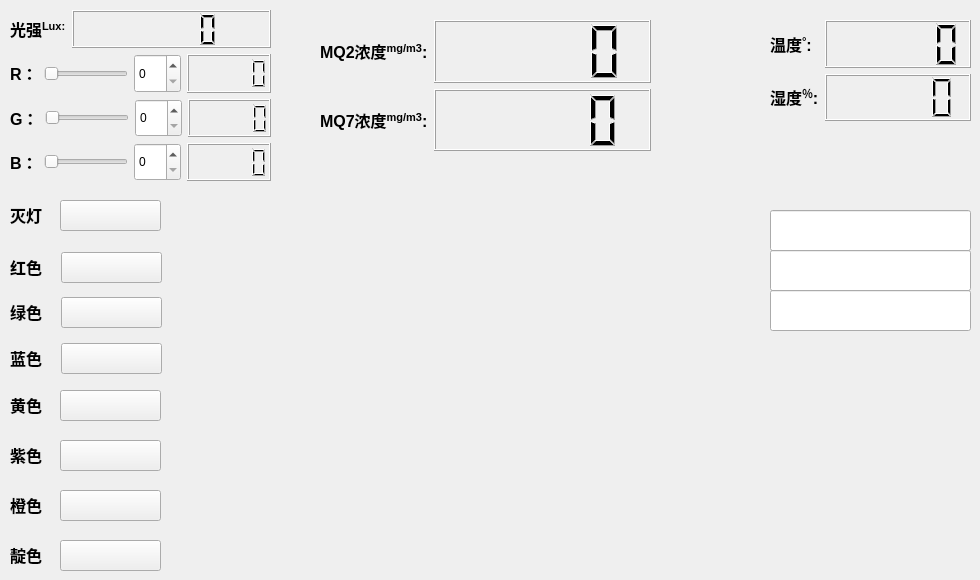
    <widget class="QWidget" name="MainWidget">
     <widget class="QPushButton" name="TurnOff_pushButton">
      <property name="enabled">
       <bool>true</bool>
      </property>
      <property name="geometry">
       <rect>
        <x>60</x>
        <y>200</y>
        <width>101</width>
        <height>31</height>
       </rect>
      </property>
      <property name="palette">
       <palette>
        <active/>
        <inactive/>
        <disabled/>
       </palette>
      </property>
      <property name="acceptDrops">
       <bool>false</bool>
      </property>
      <property name="autoFillBackground">
       <bool>false</bool>
      </property>
      <property name="text">
       <string/>
      </property>
      <property name="autoDefault">
       <bool>false</bool>
      </property>
      <property name="flat">
       <bool>false</bool>
      </property>
     </widget>
     <widget class="QLabel" name="label_10">
      <property name="geometry">
       <rect>
        <x>10</x>
        <y>200</y>
        <width>51</width>
        <height>31</height>
       </rect>
      </property>
      <property name="text">
       <string>&lt;html&gt;&lt;head/&gt;&lt;body&gt;&lt;p&gt;&lt;span style=&quot; font-size:12pt; font-weight:600;&quot;&gt;灭灯&lt;/span&gt;&lt;/p&gt;&lt;/body&gt;&lt;/html&gt;</string>
      </property>
     </widget>
     <widget class="QPushButton" name="Yellow_pushButton">
      <property name="enabled">
       <bool>true</bool>
      </property>
      <property name="geometry">
       <rect>
        <x>60</x>
        <y>390</y>
        <width>101</width>
        <height>31</height>
       </rect>
      </property>
      <property name="palette">
       <palette>
        <active/>
        <inactive/>
        <disabled/>
       </palette>
      </property>
      <property name="acceptDrops">
       <bool>false</bool>
      </property>
      <property name="autoFillBackground">
       <bool>false</bool>
      </property>
      <property name="styleSheet">
       <string notr="true">border-image: url(:/new/prefix1/images/color/Yellow.png);</string>
      </property>
      <property name="text">
       <string/>
      </property>
      <property name="autoDefault">
       <bool>false</bool>
      </property>
      <property name="flat">
       <bool>false</bool>
      </property>
     </widget>
     <widget class="QLabel" name="label_11">
      <property name="geometry">
       <rect>
        <x>10</x>
        <y>390</y>
        <width>51</width>
        <height>31</height>
       </rect>
      </property>
      <property name="text">
       <string>&lt;html&gt;&lt;head/&gt;&lt;body&gt;&lt;p&gt;&lt;span style=&quot; font-size:12pt; font-weight:600;&quot;&gt;黄色&lt;/span&gt;&lt;/p&gt;&lt;/body&gt;&lt;/html&gt;</string>
      </property>
     </widget>
     <widget class="QPushButton" name="Purple_pushButton">
      <property name="enabled">
       <bool>true</bool>
      </property>
      <property name="geometry">
       <rect>
        <x>60</x>
        <y>440</y>
        <width>101</width>
        <height>31</height>
       </rect>
      </property>
      <property name="palette">
       <palette>
        <active/>
        <inactive/>
        <disabled/>
       </palette>
      </property>
      <property name="acceptDrops">
       <bool>false</bool>
      </property>
      <property name="autoFillBackground">
       <bool>false</bool>
      </property>
      <property name="styleSheet">
       <string notr="true">
border-image: url(:/new/prefix1/images/color/Purple.png);
</string>
      </property>
      <property name="text">
       <string/>
      </property>
      <property name="autoDefault">
       <bool>false</bool>
      </property>
      <property name="flat">
       <bool>false</bool>
      </property>
     </widget>
     <widget class="QLabel" name="label_12">
      <property name="geometry">
       <rect>
        <x>10</x>
        <y>440</y>
        <width>51</width>
        <height>31</height>
       </rect>
      </property>
      <property name="text">
       <string>&lt;html&gt;&lt;head/&gt;&lt;body&gt;&lt;p&gt;&lt;span style=&quot; font-size:12pt; font-weight:600;&quot;&gt;紫色&lt;/span&gt;&lt;/p&gt;&lt;/body&gt;&lt;/html&gt;</string>
      </property>
     </widget>
     <widget class="QPushButton" name="Orange_pushButton">
      <property name="enabled">
       <bool>true</bool>
      </property>
      <property name="geometry">
       <rect>
        <x>60</x>
        <y>490</y>
        <width>101</width>
        <height>31</height>
       </rect>
      </property>
      <property name="palette">
       <palette>
        <active/>
        <inactive/>
        <disabled/>
       </palette>
      </property>
      <property name="acceptDrops">
       <bool>false</bool>
      </property>
      <property name="autoFillBackground">
       <bool>false</bool>
      </property>
      <property name="styleSheet">
       <string notr="true">border-image: url(:/new/prefix1/images/color/Orange.png);</string>
      </property>
      <property name="text">
       <string/>
      </property>
      <property name="autoDefault">
       <bool>false</bool>
      </property>
      <property name="flat">
       <bool>false</bool>
      </property>
     </widget>
     <widget class="QLabel" name="label_13">
      <property name="geometry">
       <rect>
        <x>10</x>
        <y>490</y>
        <width>51</width>
        <height>31</height>
       </rect>
      </property>
      <property name="text">
       <string>&lt;html&gt;&lt;head/&gt;&lt;body&gt;&lt;p&gt;&lt;span style=&quot; font-size:12pt; font-weight:600;&quot;&gt;橙色&lt;/span&gt;&lt;/p&gt;&lt;/body&gt;&lt;/html&gt;</string>
      </property>
     </widget>
     <widget class="QPushButton" name="Cyan_pushButton">
      <property name="enabled">
       <bool>true</bool>
      </property>
      <property name="geometry">
       <rect>
        <x>60</x>
        <y>540</y>
        <width>101</width>
        <height>31</height>
       </rect>
      </property>
      <property name="palette">
       <palette>
        <active/>
        <inactive/>
        <disabled/>
       </palette>
      </property>
      <property name="acceptDrops">
       <bool>false</bool>
      </property>
      <property name="autoFillBackground">
       <bool>false</bool>
      </property>
      <property name="styleSheet">
       <string notr="true">border-image: url(:/new/prefix1/images/color/Cyan.png);</string>
      </property>
      <property name="text">
       <string/>
      </property>
      <property name="autoDefault">
       <bool>false</bool>
      </property>
      <property name="flat">
       <bool>false</bool>
      </property>
     </widget>
     <widget class="QLabel" name="label_14">
      <property name="geometry">
       <rect>
        <x>10</x>
        <y>540</y>
        <width>51</width>
        <height>31</height>
       </rect>
      </property>
      <property name="text">
       <string>&lt;html&gt;&lt;head/&gt;&lt;body&gt;&lt;p&gt;&lt;span style=&quot; font-size:12pt; font-weight:600;&quot;&gt;靛色&lt;/span&gt;&lt;/p&gt;&lt;/body&gt;&lt;/html&gt;</string>
      </property>
     </widget>
     <widget class="QWidget" name="layoutWidget">
      <property name="geometry">
       <rect>
        <x>10</x>
        <y>10</y>
        <width>261</width>
        <height>171</height>
       </rect>
      </property>
      <layout class="QGridLayout" name="gridLayout">
       <item row="0" column="0">
        <layout class="QHBoxLayout" name="horizontalLayout_6">
         <item>
          <widget class="QLabel" name="Lux_Label">
           <property name="sizePolicy">
            <sizepolicy hsizetype="Maximum" vsizetype="Preferred">
             <horstretch>0</horstretch>
             <verstretch>0</verstretch>
            </sizepolicy>
           </property>
           <property name="font">
            <font>
             <family>MS UI Gothic</family>
             <underline>false</underline>
            </font>
           </property>
           <property name="text">
            <string>&lt;html&gt;&lt;head/&gt;&lt;body&gt;&lt;p&gt;&lt;span style=&quot; font-size:12pt; font-weight:600;&quot;&gt;光强&lt;/span&gt;&lt;span style=&quot; font-size:12pt; font-weight:600; vertical-align:super;&quot;&gt;Lux:&lt;/span&gt;&lt;/p&gt;&lt;/body&gt;&lt;/html&gt;</string>
           </property>
          </widget>
         </item>
         <item>
          <widget class="QLCDNumber" name="Lux_lcdNumber">
           <property name="sizePolicy">
            <sizepolicy hsizetype="MinimumExpanding" vsizetype="Minimum">
             <horstretch>0</horstretch>
             <verstretch>0</verstretch>
            </sizepolicy>
           </property>
          </widget>
         </item>
        </layout>
       </item>
       <item row="1" column="0">
        <layout class="QHBoxLayout" name="horizontalLayout_7">
         <item>
          <widget class="QLabel" name="Red_Label">
           <property name="font">
            <font>
             <family>MS UI Gothic</family>
             <underline>false</underline>
            </font>
           </property>
           <property name="layoutDirection">
            <enum>Qt::LeftToRight</enum>
           </property>
           <property name="autoFillBackground">
            <bool>false</bool>
           </property>
           <property name="text">
            <string>&lt;html&gt;&lt;head/&gt;&lt;body&gt;&lt;p&gt;&lt;span style=&quot; font-size:12pt; font-weight:600;&quot;&gt;R：&lt;/span&gt;&lt;/p&gt;&lt;/body&gt;&lt;/html&gt;</string>
           </property>
           <property name="margin">
            <number>0</number>
           </property>
           <property name="indent">
            <number>0</number>
           </property>
          </widget>
         </item>
         <item>
          <widget class="QSlider" name="Red_horizontalSlider">
           <property name="sizePolicy">
            <sizepolicy hsizetype="Expanding" vsizetype="Maximum">
             <horstretch>0</horstretch>
             <verstretch>0</verstretch>
            </sizepolicy>
           </property>
           <property name="maximum">
            <number>255</number>
           </property>
           <property name="value">
            <number>0</number>
           </property>
           <property name="tracking">
            <bool>true</bool>
           </property>
           <property name="orientation">
            <enum>Qt::Horizontal</enum>
           </property>
           <property name="tickPosition">
            <enum>QSlider::NoTicks</enum>
           </property>
          </widget>
         </item>
         <item>
          <widget class="QSpinBox" name="Red_spinBox">
           <property name="sizePolicy">
            <sizepolicy hsizetype="Minimum" vsizetype="Minimum">
             <horstretch>0</horstretch>
             <verstretch>0</verstretch>
            </sizepolicy>
           </property>
           <property name="maximum">
            <number>255</number>
           </property>
          </widget>
         </item>
         <item>
          <widget class="QLCDNumber" name="Red_lcdNumber">
           <property name="sizePolicy">
            <sizepolicy hsizetype="MinimumExpanding" vsizetype="Preferred">
             <horstretch>0</horstretch>
             <verstretch>0</verstretch>
            </sizepolicy>
           </property>
          </widget>
         </item>
        </layout>
       </item>
       <item row="2" column="0">
        <layout class="QHBoxLayout" name="horizontalLayout_8">
         <item>
          <widget class="QLabel" name="Green_Label">
           <property name="font">
            <font>
             <family>MS UI Gothic</family>
             <underline>false</underline>
            </font>
           </property>
           <property name="text">
            <string>&lt;html&gt;&lt;head/&gt;&lt;body&gt;&lt;p&gt;&lt;span style=&quot; font-size:12pt; font-weight:600;&quot;&gt;G：&lt;/span&gt;&lt;/p&gt;&lt;/body&gt;&lt;/html&gt;</string>
           </property>
           <property name="indent">
            <number>0</number>
           </property>
          </widget>
         </item>
         <item>
          <widget class="QSlider" name="Green_horizontalSlider">
           <property name="sizePolicy">
            <sizepolicy hsizetype="Expanding" vsizetype="Fixed">
             <horstretch>0</horstretch>
             <verstretch>0</verstretch>
            </sizepolicy>
           </property>
           <property name="maximum">
            <number>255</number>
           </property>
           <property name="orientation">
            <enum>Qt::Horizontal</enum>
           </property>
           <property name="tickPosition">
            <enum>QSlider::NoTicks</enum>
           </property>
          </widget>
         </item>
         <item>
          <widget class="QSpinBox" name="Green_spinBox">
           <property name="sizePolicy">
            <sizepolicy hsizetype="Minimum" vsizetype="Minimum">
             <horstretch>0</horstretch>
             <verstretch>0</verstretch>
            </sizepolicy>
           </property>
           <property name="minimumSize">
            <size>
             <width>0</width>
             <height>0</height>
            </size>
           </property>
           <property name="maximum">
            <number>255</number>
           </property>
          </widget>
         </item>
         <item>
          <widget class="QLCDNumber" name="Green_lcdNumber">
           <property name="sizePolicy">
            <sizepolicy hsizetype="MinimumExpanding" vsizetype="Minimum">
             <horstretch>0</horstretch>
             <verstretch>0</verstretch>
            </sizepolicy>
           </property>
          </widget>
         </item>
        </layout>
       </item>
       <item row="3" column="0">
        <layout class="QHBoxLayout" name="horizontalLayout_9">
         <item>
          <widget class="QLabel" name="Blue_Label">
           <property name="font">
            <font>
             <family>MS UI Gothic</family>
             <underline>false</underline>
            </font>
           </property>
           <property name="text">
            <string>&lt;html&gt;&lt;head/&gt;&lt;body&gt;&lt;p&gt;&lt;span style=&quot; font-size:12pt; font-weight:600;&quot;&gt;B：&lt;/span&gt;&lt;/p&gt;&lt;/body&gt;&lt;/html&gt;</string>
           </property>
           <property name="indent">
            <number>0</number>
           </property>
          </widget>
         </item>
         <item>
          <widget class="QSlider" name="Blue_horizontalSlider">
           <property name="sizePolicy">
            <sizepolicy hsizetype="Expanding" vsizetype="Fixed">
             <horstretch>0</horstretch>
             <verstretch>0</verstretch>
            </sizepolicy>
           </property>
           <property name="maximum">
            <number>255</number>
           </property>
           <property name="orientation">
            <enum>Qt::Horizontal</enum>
           </property>
           <property name="tickPosition">
            <enum>QSlider::NoTicks</enum>
           </property>
          </widget>
         </item>
         <item>
          <widget class="QSpinBox" name="Blue_spinBox">
           <property name="sizePolicy">
            <sizepolicy hsizetype="Minimum" vsizetype="Preferred">
             <horstretch>0</horstretch>
             <verstretch>0</verstretch>
            </sizepolicy>
           </property>
           <property name="maximum">
            <number>255</number>
           </property>
          </widget>
         </item>
         <item>
          <widget class="QLCDNumber" name="Blue_lcdNumber">
           <property name="sizePolicy">
            <sizepolicy hsizetype="MinimumExpanding" vsizetype="Minimum">
             <horstretch>0</horstretch>
             <verstretch>0</verstretch>
            </sizepolicy>
           </property>
          </widget>
         </item>
        </layout>
       </item>
      </layout>
     </widget>
     <widget class="QLineEdit" name="Human_lineEdit">
      <property name="geometry">
       <rect>
        <x>770</x>
        <y>210</y>
        <width>201</width>
        <height>41</height>
       </rect>
      </property>
     </widget>
     <widget class="QLineEdit" name="Fire_lineEdit">
      <property name="geometry">
       <rect>
        <x>770</x>
        <y>250</y>
        <width>201</width>
        <height>41</height>
       </rect>
      </property>
     </widget>
     <widget class="QLineEdit" name="Sound_lineEdit">
      <property name="geometry">
       <rect>
        <x>770</x>
        <y>290</y>
        <width>201</width>
        <height>41</height>
       </rect>
      </property>
     </widget>
     <widget class="QPushButton" name="Blue_pushButton">
      <property name="enabled">
       <bool>true</bool>
      </property>
      <property name="geometry">
       <rect>
        <x>61</x>
        <y>343</y>
        <width>101</width>
        <height>31</height>
       </rect>
      </property>
      <property name="sizePolicy">
       <sizepolicy hsizetype="MinimumExpanding" vsizetype="Minimum">
        <horstretch>0</horstretch>
        <verstretch>0</verstretch>
       </sizepolicy>
      </property>
      <property name="palette">
       <palette>
        <active/>
        <inactive/>
        <disabled/>
       </palette>
      </property>
      <property name="acceptDrops">
       <bool>false</bool>
      </property>
      <property name="autoFillBackground">
       <bool>false</bool>
      </property>
      <property name="styleSheet">
       <string notr="true">
border-image: url(:/new/prefix1/images/color/Blue.png);
</string>
      </property>
      <property name="text">
       <string/>
      </property>
      <property name="autoDefault">
       <bool>false</bool>
      </property>
      <property name="flat">
       <bool>false</bool>
      </property>
     </widget>
     <widget class="QLabel" name="label_9">
      <property name="geometry">
       <rect>
        <x>10</x>
        <y>346</y>
        <width>42</width>
        <height>24</height>
       </rect>
      </property>
      <property name="text">
       <string>&lt;html&gt;&lt;head/&gt;&lt;body&gt;&lt;p&gt;&lt;span style=&quot; font-size:12pt; font-weight:600;&quot;&gt;蓝色&lt;/span&gt;&lt;/p&gt;&lt;/body&gt;&lt;/html&gt;</string>
      </property>
     </widget>
     <widget class="QLabel" name="label_7">
      <property name="geometry">
       <rect>
        <x>10</x>
        <y>255</y>
        <width>42</width>
        <height>24</height>
       </rect>
      </property>
      <property name="text">
       <string>&lt;html&gt;&lt;head/&gt;&lt;body&gt;&lt;p&gt;&lt;span style=&quot; font-size:12pt; font-weight:600;&quot;&gt;红色&lt;/span&gt;&lt;/p&gt;&lt;/body&gt;&lt;/html&gt;</string>
      </property>
     </widget>
     <widget class="QPushButton" name="RED_pushButton">
      <property name="enabled">
       <bool>true</bool>
      </property>
      <property name="geometry">
       <rect>
        <x>61</x>
        <y>252</y>
        <width>101</width>
        <height>31</height>
       </rect>
      </property>
      <property name="sizePolicy">
       <sizepolicy hsizetype="MinimumExpanding" vsizetype="Minimum">
        <horstretch>0</horstretch>
        <verstretch>0</verstretch>
       </sizepolicy>
      </property>
      <property name="palette">
       <palette>
        <active/>
        <inactive/>
        <disabled/>
       </palette>
      </property>
      <property name="acceptDrops">
       <bool>false</bool>
      </property>
      <property name="autoFillBackground">
       <bool>false</bool>
      </property>
      <property name="styleSheet">
       <string notr="true">
border-image: url(:/new/prefix1/images/color/RED.png);
</string>
      </property>
      <property name="text">
       <string/>
      </property>
      <property name="autoDefault">
       <bool>false</bool>
      </property>
      <property name="flat">
       <bool>false</bool>
      </property>
     </widget>
     <widget class="QLabel" name="label_8">
      <property name="geometry">
       <rect>
        <x>10</x>
        <y>300</y>
        <width>42</width>
        <height>24</height>
       </rect>
      </property>
      <property name="text">
       <string>&lt;html&gt;&lt;head/&gt;&lt;body&gt;&lt;p&gt;&lt;span style=&quot; font-size:12pt; font-weight:600;&quot;&gt;绿色&lt;/span&gt;&lt;/p&gt;&lt;/body&gt;&lt;/html&gt;</string>
      </property>
     </widget>
     <widget class="QPushButton" name="Green_pushButton">
      <property name="enabled">
       <bool>true</bool>
      </property>
      <property name="geometry">
       <rect>
        <x>61</x>
        <y>297</y>
        <width>101</width>
        <height>31</height>
       </rect>
      </property>
      <property name="sizePolicy">
       <sizepolicy hsizetype="Expanding" vsizetype="Preferred">
        <horstretch>0</horstretch>
        <verstretch>0</verstretch>
       </sizepolicy>
      </property>
      <property name="palette">
       <palette>
        <active/>
        <inactive/>
        <disabled/>
       </palette>
      </property>
      <property name="acceptDrops">
       <bool>false</bool>
      </property>
      <property name="autoFillBackground">
       <bool>false</bool>
      </property>
      <property name="styleSheet">
       <string notr="true">
border-image: url(:/new/prefix1/images/color/Green.png);
</string>
      </property>
      <property name="text">
       <string/>
      </property>
      <property name="autoDefault">
       <bool>false</bool>
      </property>
      <property name="flat">
       <bool>false</bool>
      </property>
     </widget>
     <widget class="QWidget" name="">
      <property name="geometry">
       <rect>
        <x>770</x>
        <y>20</y>
        <width>201</width>
        <height>101</height>
       </rect>
      </property>
      <layout class="QGridLayout" name="gridLayout_2">
       <item row="0" column="0">
        <widget class="QLabel" name="Temp_Label">
         <property name="sizePolicy">
          <sizepolicy hsizetype="Maximum" vsizetype="Preferred">
           <horstretch>0</horstretch>
           <verstretch>0</verstretch>
          </sizepolicy>
         </property>
         <property name="font">
          <font>
           <family>MS UI Gothic</family>
           <underline>false</underline>
          </font>
         </property>
         <property name="text">
          <string>&lt;html&gt;&lt;head/&gt;&lt;body&gt;&lt;p&gt;&lt;span style=&quot; font-size:12pt; font-weight:600;&quot;&gt;温度&lt;/span&gt;&lt;span style=&quot; font-size:12pt; font-weight:600; vertical-align:super;&quot;&gt;°&lt;/span&gt;&lt;span style=&quot; font-size:12pt; font-weight:600;&quot;&gt;:&lt;/span&gt;&lt;/p&gt;&lt;/body&gt;&lt;/html&gt;</string>
         </property>
        </widget>
       </item>
       <item row="0" column="1">
        <widget class="QLCDNumber" name="Temp_lcdNumber">
         <property name="sizePolicy">
          <sizepolicy hsizetype="MinimumExpanding" vsizetype="Minimum">
           <horstretch>0</horstretch>
           <verstretch>0</verstretch>
          </sizepolicy>
         </property>
        </widget>
       </item>
       <item row="1" column="0">
        <widget class="QLabel" name="Humidity_Label">
         <property name="sizePolicy">
          <sizepolicy hsizetype="Maximum" vsizetype="Preferred">
           <horstretch>0</horstretch>
           <verstretch>0</verstretch>
          </sizepolicy>
         </property>
         <property name="font">
          <font>
           <family>MS UI Gothic</family>
           <underline>false</underline>
          </font>
         </property>
         <property name="text">
          <string>&lt;html&gt;&lt;head/&gt;&lt;body&gt;&lt;p&gt;&lt;span style=&quot; font-size:12pt; font-weight:600;&quot;&gt;湿度&lt;/span&gt;&lt;span style=&quot; font-size:12pt; font-weight:600; vertical-align:super;&quot;&gt;％&lt;/span&gt;&lt;span style=&quot; font-size:12pt; font-weight:600;&quot;&gt;:&lt;/span&gt;&lt;/p&gt;&lt;/body&gt;&lt;/html&gt;</string>
         </property>
        </widget>
       </item>
       <item row="1" column="1">
        <widget class="QLCDNumber" name="Humidity_lcdNumber">
         <property name="sizePolicy">
          <sizepolicy hsizetype="MinimumExpanding" vsizetype="Minimum">
           <horstretch>0</horstretch>
           <verstretch>0</verstretch>
          </sizepolicy>
         </property>
        </widget>
       </item>
      </layout>
     </widget>
     <widget class="QWidget" name="">
      <property name="geometry">
       <rect>
        <x>320</x>
        <y>20</y>
        <width>331</width>
        <height>131</height>
       </rect>
      </property>
      <layout class="QGridLayout" name="gridLayout_3">
       <item row="0" column="0">
        <widget class="QLabel" name="MQ2_Label">
         <property name="sizePolicy">
          <sizepolicy hsizetype="Maximum" vsizetype="Preferred">
           <horstretch>0</horstretch>
           <verstretch>0</verstretch>
          </sizepolicy>
         </property>
         <property name="font">
          <font>
           <family>MS UI Gothic</family>
           <underline>false</underline>
          </font>
         </property>
         <property name="text">
          <string>&lt;html&gt;&lt;head/&gt;&lt;body&gt;&lt;p&gt;&lt;span style=&quot; font-size:12pt; font-weight:600;&quot;&gt;MQ2浓度&lt;/span&gt;&lt;span style=&quot; font-size:12pt; font-weight:600; vertical-align:super;&quot;&gt;mg/m3&lt;/span&gt;&lt;span style=&quot; font-size:12pt; font-weight:600;&quot;&gt;:&lt;/span&gt;&lt;/p&gt;&lt;/body&gt;&lt;/html&gt;</string>
         </property>
        </widget>
       </item>
       <item row="0" column="1">
        <widget class="QLCDNumber" name="MQ2_lcdNumber">
         <property name="sizePolicy">
          <sizepolicy hsizetype="MinimumExpanding" vsizetype="Minimum">
           <horstretch>0</horstretch>
           <verstretch>0</verstretch>
          </sizepolicy>
         </property>
        </widget>
       </item>
       <item row="1" column="0">
        <widget class="QLabel" name="MQ7_Label">
         <property name="sizePolicy">
          <sizepolicy hsizetype="Maximum" vsizetype="Preferred">
           <horstretch>0</horstretch>
           <verstretch>0</verstretch>
          </sizepolicy>
         </property>
         <property name="font">
          <font>
           <family>MS UI Gothic</family>
           <underline>false</underline>
          </font>
         </property>
         <property name="text">
          <string>&lt;html&gt;&lt;head/&gt;&lt;body&gt;&lt;p&gt;&lt;span style=&quot; font-size:12pt; font-weight:600;&quot;&gt;MQ7浓度&lt;/span&gt;&lt;span style=&quot; font-size:12pt; font-weight:600; vertical-align:super;&quot;&gt;mg/m3&lt;/span&gt;&lt;span style=&quot; font-size:12pt; font-weight:600;&quot;&gt;:&lt;/span&gt;&lt;/p&gt;&lt;/body&gt;&lt;/html&gt;</string>
         </property>
        </widget>
       </item>
       <item row="1" column="1">
        <widget class="QLCDNumber" name="MQ7_lcdNumber">
         <property name="sizePolicy">
          <sizepolicy hsizetype="MinimumExpanding" vsizetype="Minimum">
           <horstretch>0</horstretch>
           <verstretch>0</verstretch>
          </sizepolicy>
         </property>
        </widget>
       </item>
      </layout>
     </widget>
    </widget>
